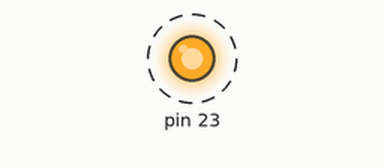
This sketch was run on a simulated Arduino Uno, built with avr-gcc and run on an emulated ATmega328P. Parts: output pins drawn as LEDs (lit = HIGH). Dashed ring = blinking.

Above: at 0.5 s.
Timing chart, 0 to 4.6 s (numbered marks = the images above):
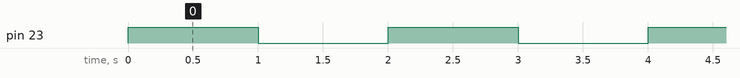

Measured:
- by itself, pin 23: alternates HIGH for 1.0 s and LOW for 1.0 s

The sketch:

assignment5.ino
```cpp
void setup() {
  DDRB = 0b10000000;
}

void loop() {
  PORTB = 0b10000000;
  delay(1000);
  PORTB = 0b00000000;
  delay(1000);
}
```
